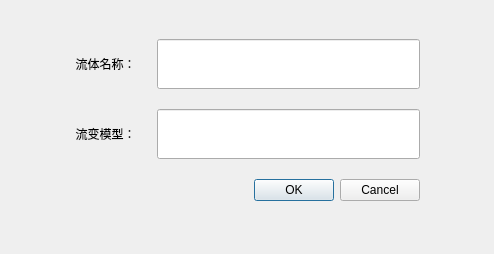
<?xml version="1.0" encoding="UTF-8"?>
<ui version="4.0">
 <class>Dialog</class>
 <widget class="QDialog" name="Dialog">
  <property name="geometry">
   <rect>
    <x>0</x>
    <y>0</y>
    <width>494</width>
    <height>254</height>
   </rect>
  </property>
  <property name="windowTitle">
   <string>Dialog</string>
  </property>
  <widget class="QWidget" name="formLayoutWidget">
   <property name="geometry">
    <rect>
     <x>69</x>
     <y>39</y>
     <width>351</width>
     <height>170</height>
    </rect>
   </property>
   <layout class="QFormLayout" name="formLayout">
    <property name="horizontalSpacing">
     <number>14</number>
    </property>
    <property name="verticalSpacing">
     <number>20</number>
    </property>
    <item row="0" column="0">
     <widget class="QLabel" name="Label">
      <property name="minimumSize">
       <size>
        <width>0</width>
        <height>50</height>
       </size>
      </property>
      <property name="text">
       <string>  流体名称：  </string>
      </property>
     </widget>
    </item>
    <item row="0" column="1">
     <widget class="QLineEdit" name="LineEdit">
      <property name="minimumSize">
       <size>
        <width>0</width>
        <height>50</height>
       </size>
      </property>
     </widget>
    </item>
    <item row="1" column="0">
     <widget class="QLabel" name="Label_2">
      <property name="minimumSize">
       <size>
        <width>0</width>
        <height>50</height>
       </size>
      </property>
      <property name="text">
       <string>  流变模型：  </string>
      </property>
     </widget>
    </item>
    <item row="1" column="1">
     <widget class="QLineEdit" name="LineEdit_2">
      <property name="minimumSize">
       <size>
        <width>0</width>
        <height>50</height>
       </size>
      </property>
     </widget>
    </item>
    <item row="2" column="1">
     <widget class="QDialogButtonBox" name="buttonBox">
      <property name="orientation">
       <enum>Qt::Horizontal</enum>
      </property>
      <property name="standardButtons">
       <set>QDialogButtonBox::Cancel|QDialogButtonBox::Ok</set>
      </property>
     </widget>
    </item>
   </layout>
  </widget>
 </widget>
 <resources/>
 <connections>
  <connection>
   <sender>buttonBox</sender>
   <signal>accepted()</signal>
   <receiver>Dialog</receiver>
   <slot>accept()</slot>
   <hints>
    <hint type="sourcelabel">
     <x>248</x>
     <y>254</y>
    </hint>
    <hint type="destinationlabel">
     <x>157</x>
     <y>274</y>
    </hint>
   </hints>
  </connection>
  <connection>
   <sender>buttonBox</sender>
   <signal>rejected()</signal>
   <receiver>Dialog</receiver>
   <slot>reject()</slot>
   <hints>
    <hint type="sourcelabel">
     <x>316</x>
     <y>260</y>
    </hint>
    <hint type="destinationlabel">
     <x>286</x>
     <y>274</y>
    </hint>
   </hints>
  </connection>
 </connections>
</ui>
